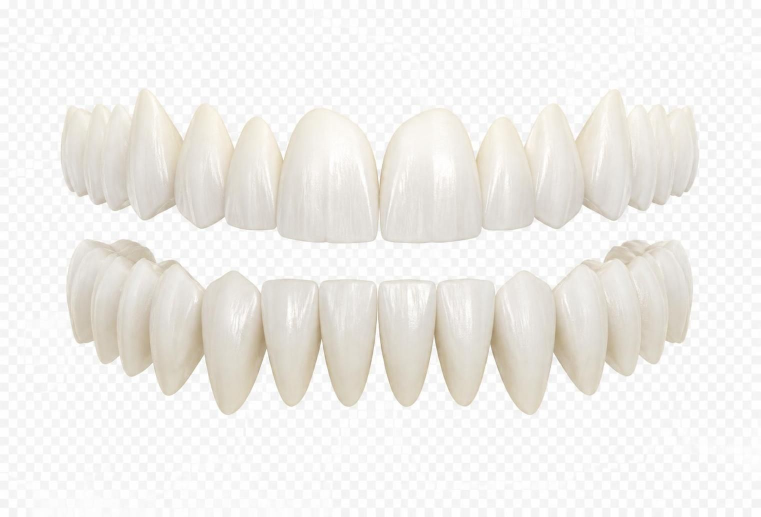
#> input picture docs/odontograma/frente-original.jpg, 1521 x 1034 px (shown at 1/2 size)
$ python 2_frente_mascara.py
#> lines starting #> are read from the running program, lines starting #| are printed output that depends on the picture; after the words box and inside, x2 and y2 are one past the last pixel; in counts of white or black regions, pixels touching at a corner belong together
import os
HERE=os.path.dirname(os.path.abspath(__file__))+'/'
import numpy as np
from PIL import Image
from scipy import ndimage as ndi
from collections import deque
SRC=HERE+'frente-original.jpg'
a=np.array(Image.open(SRC).convert('RGB')).astype(int)
h,w,_=a.shape
#> h = 1034; w = 1521
R,G,B=a[...,0],a[...,1],a[...,2]
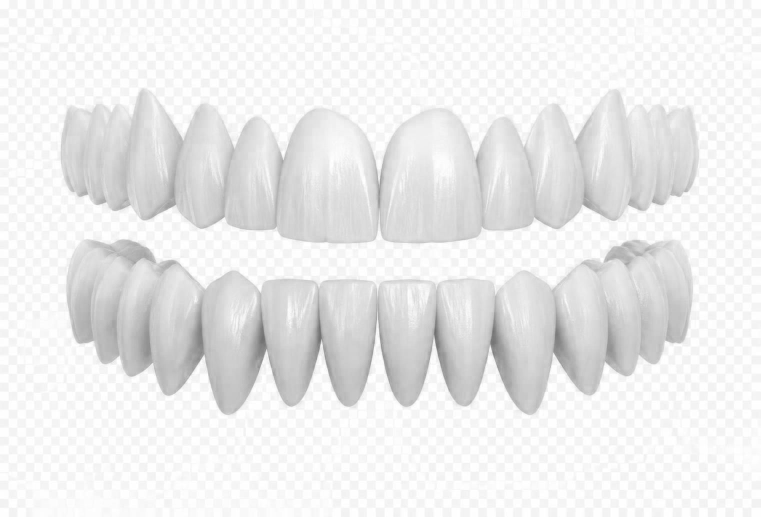
#> B: shape (1034, 1521) int64 (shown at 1/2 size); min 104, max 255, mean 235.4
cand=(np.minimum(np.minimum(R,G),B)>=236)&(np.abs(R-B)<=5)&(np.abs(R-G)<=4)
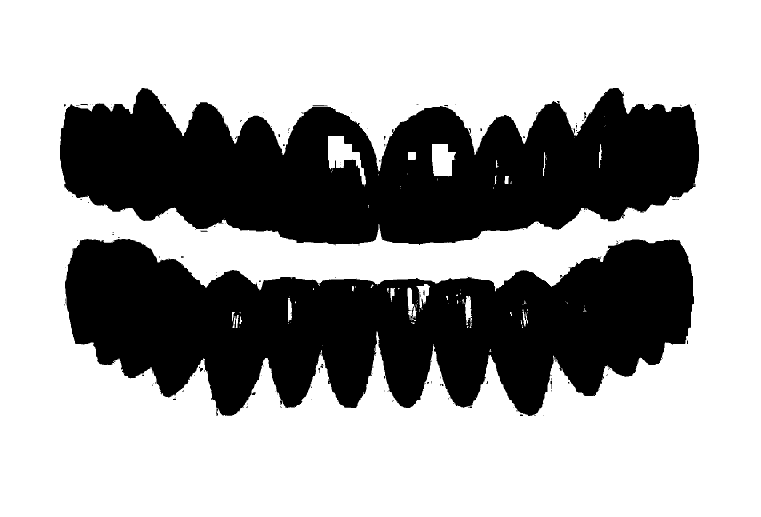
#> cand: shape (1034, 1521) bool (shown at 1/2 size); 64.9% white; 181 black regions (169 under 20 px), largest, box (x1, y1, x2, y2) and area: (130, 478, 1388, 832) 282064, (120, 176, 1398, 490) 269468, (625, 210, 655, 212) 41
# fundo = quadriculado neutro ligado à borda
lab,_=ndi.label(cand)
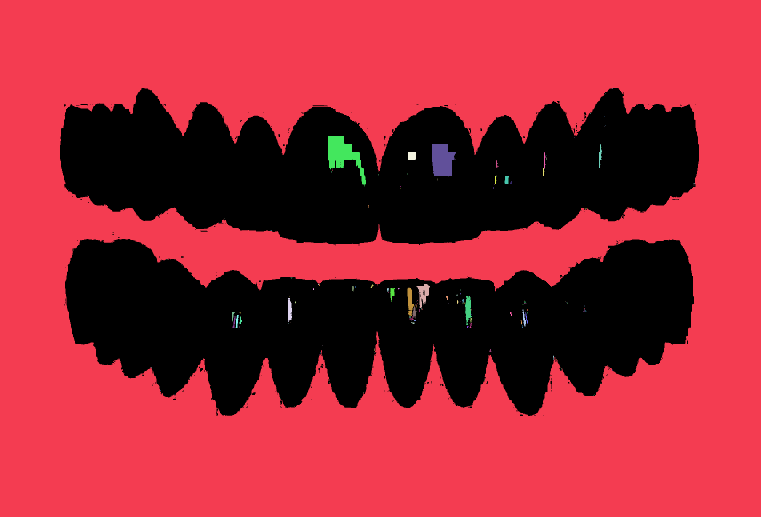
#> lab: shape (1034, 1521) int32 (shown at 1/2 size); 168 distinct labels, from 0 to 167; one colour per label, 0 black
border=set(np.unique(np.concatenate([lab[0],lab[-1],lab[:,0],lab[:,-1]])))-{0}
#> border = 1 item
bg=np.isin(lab,list(border))
#> bg: shape (1034, 1521) bool; 64.3% white; 174 black regions (162 under 20 px), largest, box (x1, y1, x2, y2) and area: (130, 478, 1388, 832) 285168, (120, 176, 1398, 490) 275889, (625, 210, 655, 212) 41
bg=ndi.binary_closing(bg,iterations=2)
#> bg: shape (1034, 1521) bool; 63.7% white; 5 black regions, box (x1, y1, x2, y2) and area: (130, 478, 1388, 832) 284577, (120, 176, 1398, 489) 275385, (0, 0, 1521, 1034) 10204, (504, 785, 511, 790) 23, (400, 736, 406, 742) 21
fg=~bg
fg=ndi.binary_opening(fg,iterations=2)
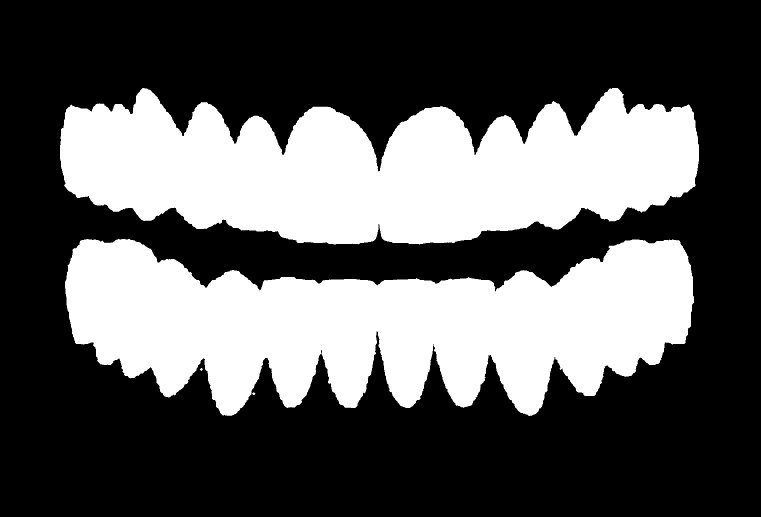
#> fg: shape (1034, 1521) bool (shown at 1/2 size); 35.6% white; 4 white regions, box (x1, y1, x2, y2) and area: (130, 478, 1388, 832) 284577, (120, 176, 1398, 489) 275385, (504, 785, 511, 790) 23, (400, 736, 406, 742) 21
l2,n=ndi.label(fg); sizes=ndi.sum(fg,l2,range(1,n+1))
#> after `l2, n = ndi.label(fg)`:
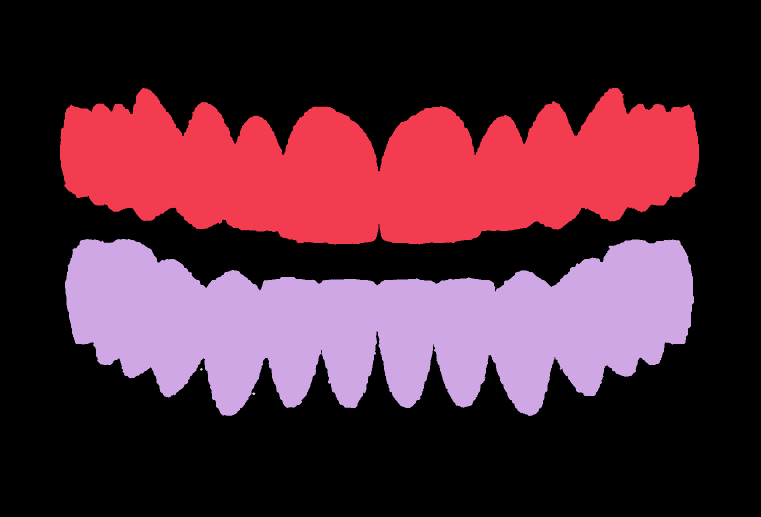
#> l2: shape (1034, 1521) int32 (shown at 1/2 size); 5 distinct labels, from 0 to 4; one colour per label, 0 black
#> after `l2, n = ndi.label(fg)`: n = 4
#> after `sizes = ndi.sum(fg, l2, range(1, n + 1))`: sizes = [275385, 284577, 21, 23]
print('componentes grandes', sorted([int(s) for s in sizes if s>5000],reverse=True))
#| componentes grandes [284577, 275385]
np.save(HERE+'tmp-front_fg.npy',fg)
lum=a.mean(axis=2)
for name,(y0,y1) in (('upper',(300,420)),('lower',(560,700))):
    prof=np.where(fg[y0:y1], lum[y0:y1], np.nan)
    p=np.nanmean(prof,axis=0)
    xs=np.nonzero(~np.isnan(p))[0]
    print(name,'x de',xs.min(),'a',xs.max())
    ps=ndi.uniform_filter1d(np.nan_to_num(p,nan=255),9)
    mins=[x for x in range(xs.min()+5,xs.max()-5) if ps[x]==ps[x-12:x+13].min()]
    print(name,'minimos',[(x,int(ps[x])) for x in mins])
#> this loop made 2 passes
#> (printed output is left out)
#> pass 1, `prof=np.where(fg[y0:y1], lum[y0:y1], np.nan)`:
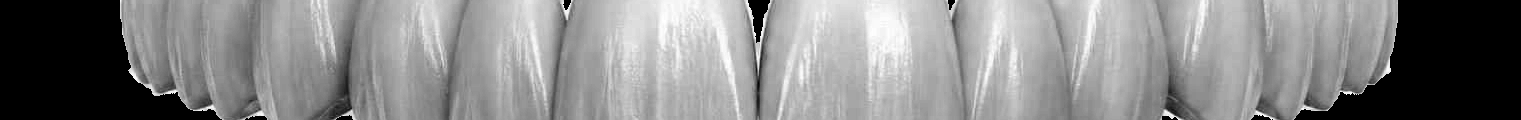
#> prof: shape (120, 1521) float64; 19.41% of the values are NaN or infinite; the others: min 161, max 254.7, mean 222.8; drawn with min black, max white, NaN and infinite black
#> pass 2, `prof=np.where(fg[y0:y1], lum[y0:y1], np.nan)`:
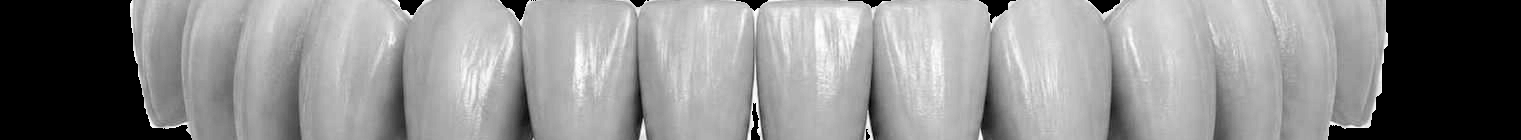
#> prof: shape (140, 1521) float64; 19.6% of the values are NaN or infinite; the others: min 130.3, max 254.3, mean 215.5; drawn with min black, max white, NaN and infinite black
